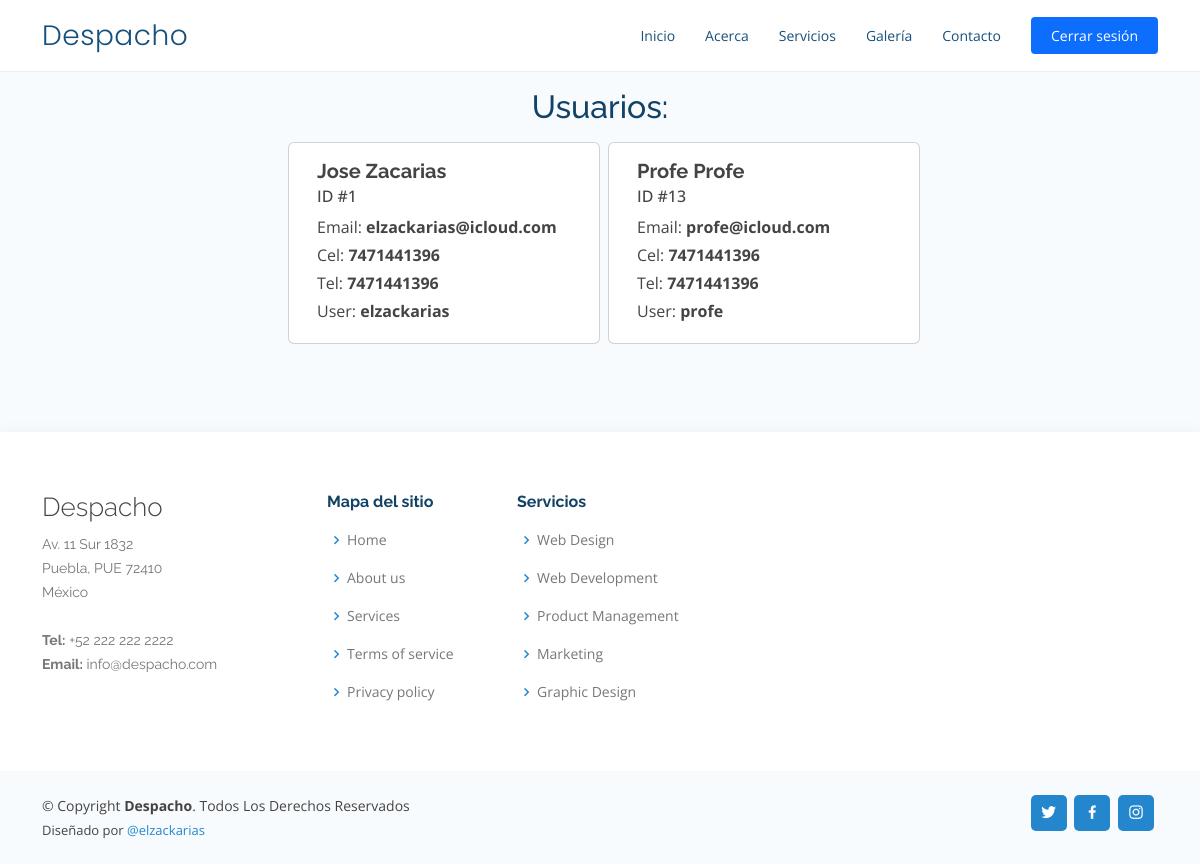
/showUsers.php (signed in), run on the app's committed database.
### tables this page shows
CREATE TABLE `users` (
  `id` int NOT NULL,
  `firstname` varchar(100) NOT NULL,
  `lastname` varchar(100) NOT NULL,
  `alias` varchar(50) DEFAULT NULL,
  `email` varchar(90) NOT NULL,
  `cellphone` varchar(10) NOT NULL,
  `telephone` varchar(10) NOT NULL,
  `user` varchar(50) NOT NULL,
  `password` varchar(120) NOT NULL,
  `role` tinyint(1) NOT NULL DEFAULT '0',
  `token` varchar(200) DEFAULT NULL
);

### showUsers.php (the view, shortened to what this page needs)
<?php
include 'components/navbar.php';
include 'components/footer.php';
include 'lib/funcs.php';
?>
<!DOCTYPE html>
<html lang="es">
<head>
    <link href="assets/vendor/aos/aos.css" rel="stylesheet">
    <link href="assets/vendor/bootstrap/css/bootstrap.min.css" rel="stylesheet">
    <link href="assets/vendor/bootstrap-icons/bootstrap-icons.css" rel="stylesheet">
    <link href="assets/vendor/boxicons/css/boxicons.min.css" rel="stylesheet">
    <link href="assets/vendor/glightbox/css/glightbox.min.css" rel="stylesheet">
    <link href="assets/vendor/remixicon/remixicon.css" rel="stylesheet">
    <link href="assets/vendor/swiper/swiper-bundle.min.css" rel="stylesheet">
    <link rel="stylesheet" href="assets/vendor/sweetalert2/sweetalert2.css">
    <link href="assets/css/style.css" rel="stylesheet">
</head>
<body>
    <?= navbar_logged(); ?>
    <section id="contact" class="contact section-bg">
        <div class="container">
            <div class="section-title mt-2 pb-0">
                <h2 style="text-transform:none !important;font-weight:500;margin-bottom: 0px;">Usuarios:</h2>
            </div>
            <div class="row justify-content-center mt-3">
                <?php
                $q = mysqli_query($connect,"SELECT * FROM users");
                while ($datos = mysqli_fetch_assoc($q)) {
                ?>
                    <div class="card mb-2 ms-2" style="width: 19.5rem;">
                        <div class="card-body">
                            <h5 class="card-title"><b><?= $datos['firstname'].' '.$datos['lastname'] ?></b></h5>
                            <h6 class="card-subtitle mb-2 text-body-secondary" style="font-family: Open Sans, sans-serif !important;">ID #<?= $datos['id'] ?></h6>
                            <p class="card-text mb-1">Email: <b><?= $datos['email'] ?></b> </p>
                            <p class="card-text mb-1">Cel: <b><?= $datos['cellphone'] ?></b> </p>
                            <p class="card-text mb-1">Tel: <b><?= $datos['telephone'] ?></b> </p>
                            <p class="card-text mb-1">User: <b><?= $datos['user'] ?></b> </p>
                        </div>
                    </div>
                <?php } ?>
            </div>
        </div>
    </section>
    <?= footer(); ?>
</body>
</html>

### components/navbar.php (shortened to what this page needs)
<?php
function navbar_logged(){
    $actual = substr($_SERVER["SCRIPT_NAME"], strrpos($_SERVER["SCRIPT_NAME"], "/") + 1);
?>
    <header id="header" class="fixed-top">
        <div class="container d-flex align-items-center justify-content-between">
            <h1 class="logo"><a href="index.php">Despacho</a></h1>
            <nav id="navbar" class="navbar">
                <ul>
                    <li><a class="nav-link scrollto <?= $actual == "home.php" ? 'active' : '' ?>" href="index.php">Inicio</a></li>
                    <li><a class="nav-link scrollto <?= $actual == "about.php" ? 'active' : '' ?>" href="about.php">Acerca</a></li>
                    <li><a class="nav-link scrollto <?= $actual == "services.php" ? 'active' : '' ?>" href="services.php">Servicios</a></li>
                    <li><a class="nav-link scrollto <?= $actual == "gallery.php" ? 'active' : '' ?>" href="gallery.php">Galería</a></li>
                    <li><a class="nav-link scrollto <?= $actual == "contact.php" ? 'active' : '' ?>" href="contact.php">Contacto</a></li>
                    <li><a class="getstarted scrollto" style="justify-content:center !important;" href="logout.php">Cerrar sesión</a></li>
                </ul>
            </nav>
        </div>
    </header>
<?php
}
?>

### components/footer.php
<?php
function footer(){
?>
    <footer id="footer">
        <div class="footer-top">
            <div class="container">
                <div class="row">
                    <div class="col-lg-3 col-md-6 footer-contact">
                        <h3>Despacho</h3>
                        <p>
                            Av. 11 Sur 1832 <br>
                            Puebla, PUE 72410<br>
                            México <br><br>
                            <strong>Tel:</strong> +52 222 222 2222<br>
                            <strong>Email:</strong> info@despacho.com<br>
                        </p>
                    </div>
                    <div class="col-lg-2 col-md-6 footer-links">
                        <h4>Mapa del sitio</h4>
                        <ul>
                            <li><i class="bx bx-chevron-right"></i> <a href="#">Home</a></li>
                            <li><i class="bx bx-chevron-right"></i> <a href="#">About us</a></li>
                            <li><i class="bx bx-chevron-right"></i> <a href="#">Services</a></li>
                            <li><i class="bx bx-chevron-right"></i> <a href="#">Terms of service</a></li>
                            <li><i class="bx bx-chevron-right"></i> <a href="#">Privacy policy</a></li>
                        </ul>
                    </div>
                    <div class="col-lg-3 col-md-6 footer-links">
                        <h4>Servicios</h4>
                        <ul>
                            <li><i class="bx bx-chevron-right"></i> <a href="#">Web Design</a></li>
                            <li><i class="bx bx-chevron-right"></i> <a href="#">Web Development</a></li>
                            <li><i class="bx bx-chevron-right"></i> <a href="#">Product Management</a></li>
                            <li><i class="bx bx-chevron-right"></i> <a href="#">Marketing</a></li>
                            <li><i class="bx bx-chevron-right"></i> <a href="#">Graphic Design</a></li>
                        </ul>
                    </div>
                </div>
            </div>
        </div>
        <div class="container d-md-flex py-4">
            <div class="me-md-auto text-center text-md-start">
                <div class="copyright">
                    &copy; Copyright <strong><span>Despacho</span></strong>. Todos Los Derechos Reservados
                </div>
                <div class="credits">
                    Diseñado por <a href="https://github.com/elzackarias">@elzackarias</a>
                </div>
            </div>
            <div class="social-links text-center text-md-right pt-3 pt-md-0">
                <a href="#" class="twitter"><i class="bx bxl-twitter"></i></a>
                <a href="#" class="facebook"><i class="bx bxl-facebook"></i></a>
                <a href="#" class="instagram"><i class="bx bxl-instagram"></i></a>
            </div>
        </div>
    </footer>
<?php
}
?>

### assets/css/style.css (style rules this page uses)
body { font-family: "Open Sans", sans-serif; color: #444444; }
a { color: #2487ce; text-decoration: none; }
h1, h2, h3, h4, h5, h6 { font-family: "Raleway", sans-serif; }
#header { transition: all 0.5s; background: #fff; z-index: 997; padding: 15px 0; border-bottom: 1px solid #e6f2fb; }
#header .logo { font-size: 28px; margin: 0; padding: 0; line-height: 1; font-weight: 300; letter-spacing: 0.5px; font-family: "Poppins", sans-serif; }
#header .logo a { color: #16507b; }
.navbar { padding: 0; }
.navbar ul { margin: 0; padding: 0; display: flex; list-style: none; align-items: center; }
.navbar li { position: relative; }
.navbar a, .navbar a:focus { display: flex; align-items: center; justify-content: space-between; padding: 10px 0 10px 30px; font-size: 14px; color: #16507b; white-space: nowrap; transition: 0.3s; }
.navbar .getstarted, .navbar .getstarted:focus { background: #0d6efd; padding: 8px 20px; margin-left: 30px; border-radius: 4px; color: #fff; }
section { padding: 80px 0; overflow: hidden; }
.section-bg { background-color: #f8fbfe; }
.section-title { text-align: center; padding-bottom: 30px; }
.section-title h2 { font-size: 32px; font-weight: bold; text-transform: uppercase; margin-bottom: 20px; padding-bottom: 0; color: #124265; }
#footer { color: #444444; font-size: 14px; background: #f8fbfe; box-shadow: 0px 2px 15px rgba(18, 66, 101, 0.08); }
#footer .footer-top { padding: 60px 0 30px 0; background: #fff; }
#footer .footer-top .footer-contact { margin-bottom: 30px; }
#footer .footer-top .footer-contact h3 { font-size: 26px; margin: 0 0 10px 0; padding: 2px 0 2px 0; line-height: 1; font-weight: 300; }
#footer .footer-top .footer-contact p { font-size: 14px; line-height: 24px; margin-bottom: 0; font-family: "Raleway", sans-serif; color: #777777; }
#footer .footer-top h4 { font-size: 16px; font-weight: bold; color: #124265; position: relative; padding-bottom: 12px; }
#footer .footer-top .footer-links { margin-bottom: 30px; }
#footer .footer-top .footer-links ul { list-style: none; padding: 0; margin: 0; }
#footer .footer-top .footer-links ul i { padding-right: 2px; color: #2487ce; font-size: 18px; line-height: 1; }
#footer .footer-top .footer-links ul li { padding: 10px 0; display: flex; align-items: center; }
#footer .footer-top .footer-links ul li:first-child { padding-top: 0; }
#footer .footer-top .footer-links ul a { color: #777777; transition: 0.3s; display: inline-block; line-height: 1; }
#footer .credits { padding-top: 5px; font-size: 13px; color: #444444; }
#footer .social-links a { font-size: 18px; display: inline-block; background: #2487ce; color: #fff; line-height: 1; padding: 8px 0; margin-right: 4px; border-radius: 5px; text-align: center; width: 36px; height: 36px; transition: 0.3s; }

### data on the page
users: firstname "Jose", lastname "Zacarias", id "1", email "elzackarias@icloud.com", cellphone "7471441396", telephone "7471441396", user "elzackarias"
users: firstname "Profe", lastname "Profe", id "13", email "profe@icloud.com", cellphone "7471441396", telephone "7471441396", user "profe"
